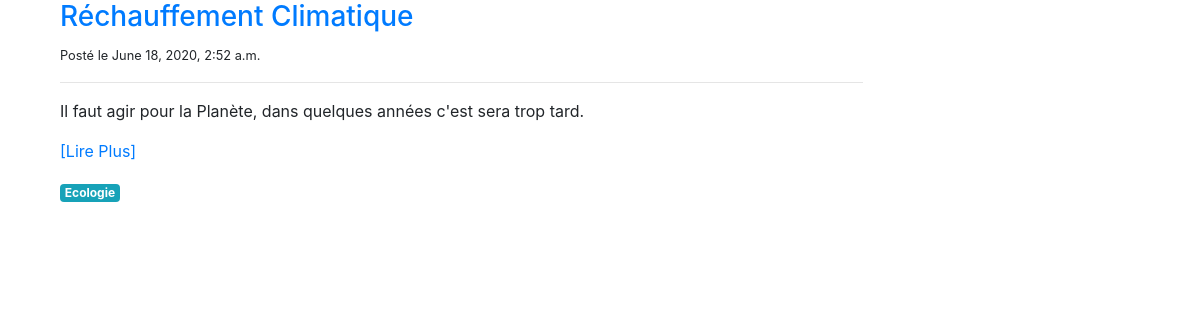
Page /planet/posts/ on the earlier database version.
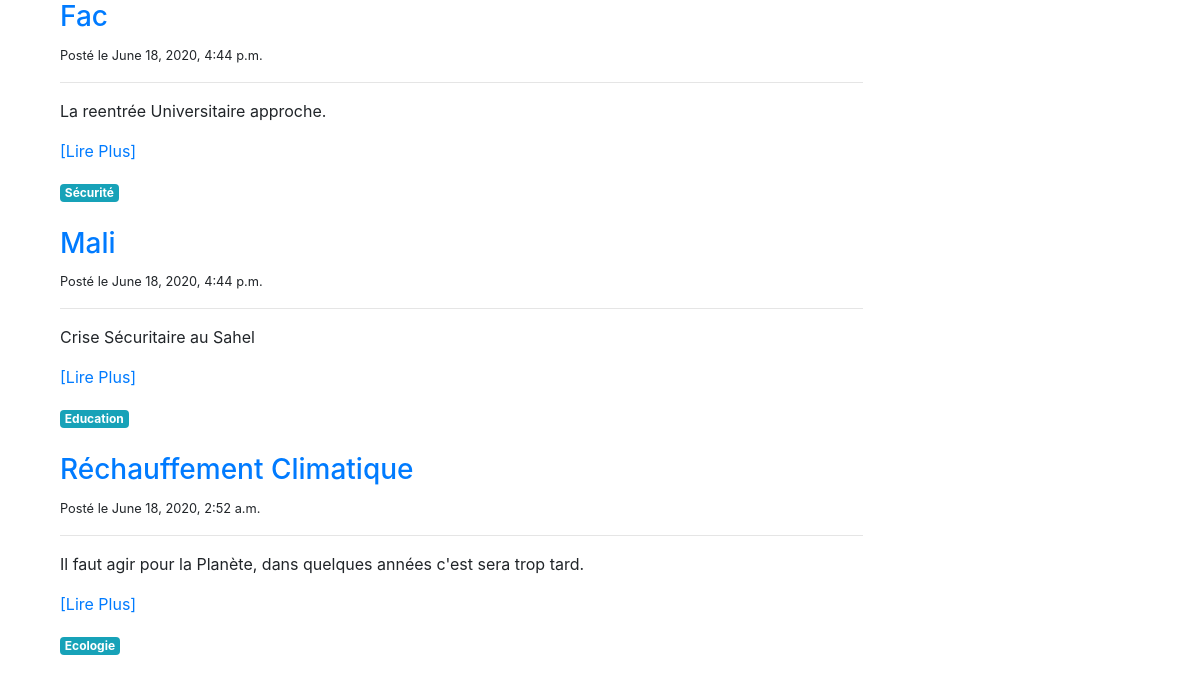
Same page on the later database version.
### planet/models.py (models this page shows, shortened)
class Post(models.Model):
    title = models.CharField(max_length=250)
    category = models.ForeignKey('PostCategory', null=True, blank=True, on_delete=models.DO_NOTHING)
    published = models.BooleanField(default=False)
    text = models.TextField(blank=True)
    created_at = models.DateTimeField(auto_now=True)

class PostCategory(models.Model):
    name = models.CharField(max_length=50)
    def slug(self):
        return slugify(self.name)

### planet/views.py (the view)
# urls.py: path('posts/', views.post_list, name='home'),
def post_list(request, category_name = model_helpers.post_category_all.slug()):
    category, posts = model_helpers.get_category_and_posts(category_name)
    context = {'category' : category, 'posts' : posts}
    return render(request, 'planet/post_list.html', context)

### planet/model_helpers.py (called while the page is built, shortened)
def get_category_and_posts(category_name):
    posts = Post.objects.filter(published = True)
    if category_name == post_category_all.slug() :
        category = post_category_all
    posts = posts.order_by('-created_at')
    return category, posts

### planet/templates/planet/post_list.html (shortened to what this page needs)
{% extends 'base.html' %}
{% block content %}
<div class="col-sm-9">
    {% for post in posts %}
    <div class="mb-4">
        <h3><a href="#">{{post.title}}</a></h3>
        <small>Posté le {{post.created_at}}</small>
        <hr>
        <p class="text-muted">
            {{post.text|linebreaks|safe|truncatewords:100}}
            <a href="#">[Lire Plus]</a>
        </p>
        <a href="{% url 'post-list' post.category.slug %}" class="badge badge-info"> {{post.category.name|capfirst}}</a>
    </div>
    {% endfor %}
</div>
{% endblock %}

### templates/base.html (shortened to what this page needs)
<!DOCTYPE html>
{% load static %}
<html lang="en">
<head>
    <link rel="stylesheet" href="{% static 'css/bootstrap.min.css' %}">
</head>
<body>
<div class="container">
    {% block content %} Hello {% endblock %}
</div>
</body>
</html>

Differences in the rows shown:
added Post: title "Fac", created_at "June 18, 2020, 4:44 p.m.", text "La reentrée Universitaire approche.", category.name "Sécurité"
added Post: title "Mali", created_at "June 18, 2020, 4:44 p.m.", text "Crise Sécuritaire au Sahel", category.name "Education"
